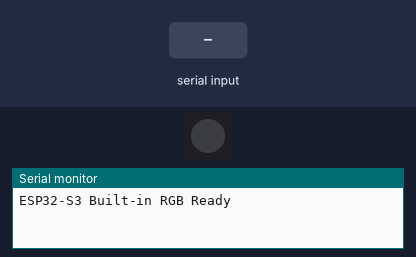
Simulated run of this sketch. Board: ESP32-S3. On the bench: 1 RGB LEDs in strip order, left to right, the last lines printed to the serial monitor. The test bench sets the inputs (shaded band).

Above: at 1.2 s.
1.3 s: "RED\n" received over Serial
At 2.0 s:
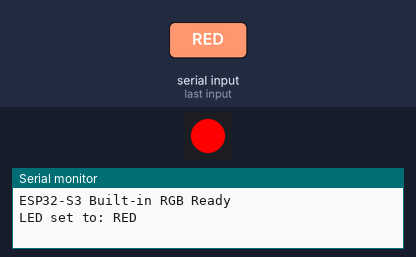
2.8 s: "GREEN\n" received over Serial
At 3.1 s:
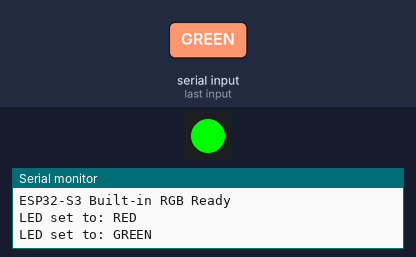
4.3 s: "BLUE\n" received over Serial
At 5.4 s:
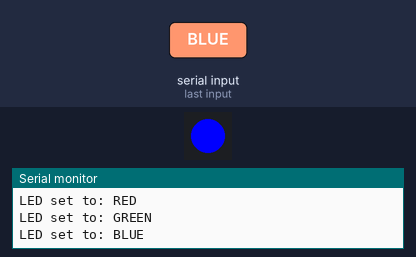
5.8 s: "VIOLET\n" received over Serial
At 6.6 s:
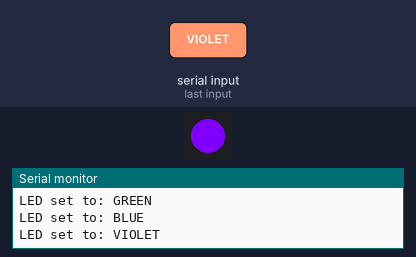
7.3 s: "WHITE\n" received over Serial
At 7.7 s:
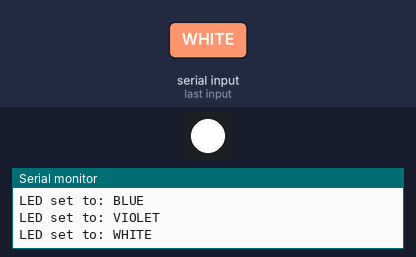
Timing chart, 0 to 9.8 s (numbered marks = the images above; inputs shaded):
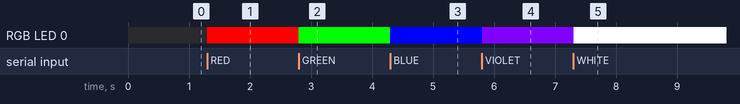

Measured:
- after the input at 1.3 s, RGB LED 0: off → RGB(255, 0, 0) at once
- after the input at 2.8 s, RGB LED 0: RGB(255, 0, 0) → RGB(0, 255, 0) at once
- after the input at 4.3 s, RGB LED 0: RGB(0, 255, 0) → RGB(0, 0, 255) at once
- after the input at 5.8 s, RGB LED 0: RGB(0, 0, 255) → RGB(128, 0, 255) at once
- after the input at 7.3 s, RGB LED 0: RGB(128, 0, 255) → RGB(255, 255, 255) at once

The sketch:

ESP32_Firmware.ino
```cpp
#include <Adafruit_NeoPixel.h>

#define LED_PIN    48   // Data pin for built-in RGB
#define NUM_LEDS    1   // Only 1 built-in RGB LED

Adafruit_NeoPixel strip(NUM_LEDS, LED_PIN, NEO_GRB + NEO_KHZ800);

String cmd = "";

void setup() {
  strip.begin();
  strip.show(); // Initialize all pixels to 'off'

  Serial.begin(115200);
  while (!Serial) { delay(10); }

  Serial.println("ESP32-S3 Built-in RGB Ready");
}

// Map finger counts to colors
void setColor(String colorCmd) {
  uint32_t color = strip.Color(0,0,0); // default OFF

  if (colorCmd == "RED") {
    color = strip.Color(255,0,0);
  }
  else if (colorCmd == "GREEN") {
    color = strip.Color(0,255,0);
  }
  else if (colorCmd == "BLUE") {
    color = strip.Color(0,0,255);
  }
  else if (colorCmd == "VIOLET") {
    color = strip.Color(128,0,255);
  }
  else if (colorCmd == "WHITE") {
    color = strip.Color(255,255,255);
  }
  else if (colorCmd == "OFF") {
    color = strip.Color(0,0,0);
  }

  strip.setPixelColor(0, color);
  strip.show();
  Serial.println("LED set to: " + colorCmd);
}

void loop() {
  while (Serial.available()) {
    char c = Serial.read();

    if (c == '\n') {
      cmd.trim();
      setColor(cmd);
      cmd = "";
    } else {
      cmd += c;
    }
  }
}
```
